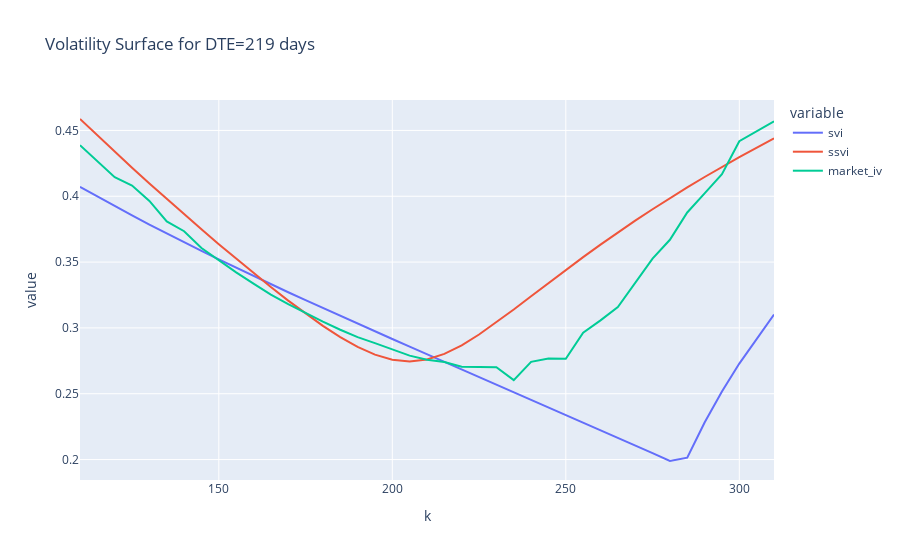

Notebook code for this chart:
### Code cell
full_data = pd.DataFrame(vols).set_index('k')
full_data['ssvi']= model_use
full_data['market_iv'] = market_iv_use
full_data.sort_index(inplace=True)
full_data.plot(

    title=f"Volatility Surface for DTE={dte_use} days",
)

### Figure 1 — Plotly figure (JSON) as saved in the notebook; plotly's stock layout.template omitted (floating-point values rounded to 4 significant figures)
{"data": [{"hovertemplate": "variable=svi<br>k=%{x}<br>value=%{y}<extra></extra>", "legendgroup": "svi", "line": {"color": "#636efa", "dash": "solid"}, "marker": {"symbol": "circle"}, "mode": "lines", "name": "svi", "orientation": "v", "showlegend": true, "type": "scatter", "x": [110.0, 115.0, 120.0, 125.0, 130.0, 135.0, 140.0, 145.0, 150.0, 155.0, 160.0, 165.0, 170.0, 175.0, 180.0, 185.0, 190.0, 195.0, 200.0, 205.0, 210.0, 215.0, 220.0, 225.0, 230.0, 235.0, 240.0, 245.0, 250.0, 255.0, 260.0, 265.0, 270.0, 275.0, 280.0, 285.0, 290.0, 295.0, 300.0, 310.0], "xaxis": "x", "y": [0.4072, 0.3998, 0.3925, 0.3854, 0.3785, 0.3717, 0.365, 0.3584, 0.352, 0.3456, 0.3394, 0.3332, 0.3271, 0.321, 0.3151, 0.3091, 0.3032, 0.2974, 0.2916, 0.2858, 0.28, 0.2743, 0.2686, 0.2629, 0.2572, 0.2514, 0.2457, 0.24, 0.2342, 0.2284, 0.2226, 0.2168, 0.2109, 0.2049, 0.1989, 0.2014, 0.2281, 0.2517, 0.2729, 0.3101], "yaxis": "y"}, {"hovertemplate": "variable=ssvi<br>k=%{x}<br>value=%{y}<extra></extra>", "legendgroup": "ssvi", "line": {"color": "#EF553B", "dash": "solid"}, "marker": {"symbol": "circle"}, "mode": "lines", "name": "ssvi", "orientation": "v", "showlegend": true, "type": "scatter", "x": [110.0, 115.0, 120.0, 125.0, 130.0, 135.0, 140.0, 145.0, 150.0, 155.0, 160.0, 165.0, 170.0, 175.0, 180.0, 185.0, 190.0, 195.0, 200.0, 205.0, 210.0, 215.0, 220.0, 225.0, 230.0, 235.0, 240.0, 245.0, 250.0, 255.0, 260.0, 265.0, 270.0, 275.0, 280.0, 285.0, 290.0, 295.0, 300.0, 310.0], "xaxis": "x", "y": [0.4587, 0.4461, 0.4337, 0.4216, 0.4097, 0.3979, 0.3863, 0.3749, 0.3636, 0.3525, 0.3417, 0.3311, 0.3208, 0.3109, 0.3016, 0.293, 0.2856, 0.2797, 0.2759, 0.2745, 0.276, 0.2803, 0.2868, 0.295, 0.3042, 0.314, 0.324, 0.3341, 0.344, 0.3537, 0.3632, 0.3725, 0.3814, 0.3901, 0.3986, 0.4067, 0.4146, 0.4223, 0.4298, 0.444], "yaxis": "y"}, {"hovertemplate": "variable=market_iv<br>k=%{x}<br>value=%{y}<extra></extra>", "legendgroup": "market_iv", "line": {"color": "#00cc96", "dash": "solid"}, "marker": {"symbol": "circle"}, "mode": "lines", "name": "market_iv", "orientation": "v", "showlegend": true, "type": "scatter", "x": [110.0, 115.0, 120.0, 125.0, 130.0, 135.0, 140.0, 145.0, 150.0, 155.0, 160.0, 165.0, 170.0, 175.0, 180.0, 185.0, 190.0, 195.0, 200.0, 205.0, 210.0, 215.0, 220.0, 225.0, 230.0, 235.0, 240.0, 245.0, 250.0, 255.0, 260.0, 265.0, 270.0, 275.0, 280.0, 285.0, 290.0, 295.0, 300.0, 310.0], "xaxis": "x", "y": [0.4388, 0.4264, 0.4144, 0.4082, 0.3964, 0.3809, 0.3734, 0.3607, 0.3512, 0.3422, 0.3337, 0.3253, 0.3181, 0.3113, 0.3047, 0.2986, 0.2929, 0.2884, 0.2838, 0.279, 0.2758, 0.2741, 0.2706, 0.2706, 0.2702, 0.2603, 0.2742, 0.2768, 0.2766, 0.2963, 0.3057, 0.3158, 0.3347, 0.3527, 0.3669, 0.3877, 0.4022, 0.4168, 0.4418, 0.4569], "yaxis": "y"}], "layout": {"legend": {"title": {"text": "variable"}, "tracegroupgap": 0}, "title": {"text": "Volatility Surface for DTE=219 days"}, "xaxis": {"anchor": "y", "domain": [0, 1], "title": {"text": "k"}}, "yaxis": {"anchor": "x", "domain": [0, 1], "title": {"text": "value"}}}}
